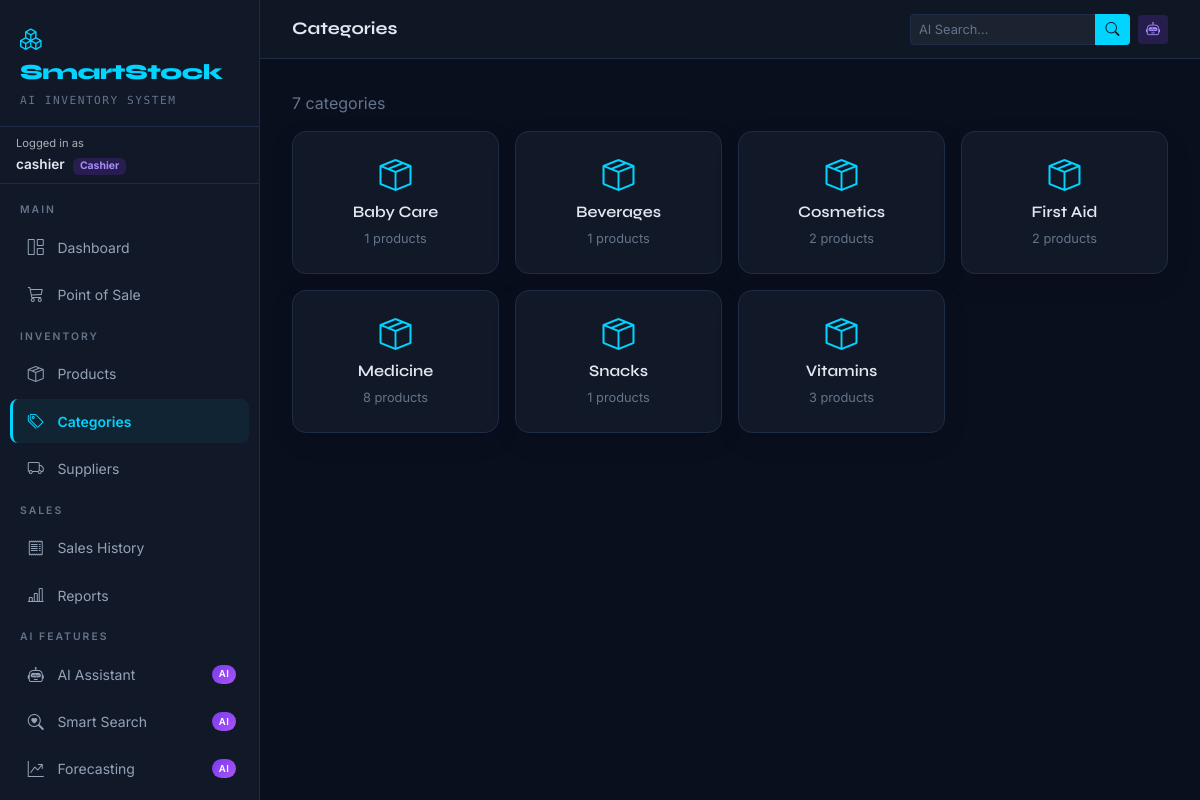
Page /categories/ (signed in) on the committed database.
### inventory/models.py (models this page shows, shortened)
class CustomUser(AbstractUser):
    ROLE_CHOICES = (
        ('Admin',   'Admin'),
        ('Manager', 'Manager'),
        ('Cashier', 'Cashier'),
    )
    role = models.CharField(max_length=20, choices=ROLE_CHOICES, default='Cashier')
    phone = models.CharField(max_length=20, blank=True)
    avatar = models.ImageField(upload_to='avatars/', null=True, blank=True)
    @property
    def is_admin(self):
        return self.role == 'Admin'
    @property
    def is_manager(self):
        return self.role in ('Admin', 'Manager')

class Category(models.Model):
    name = models.CharField(max_length=100, unique=True)
    description = models.TextField(blank=True)
    icon = models.CharField(max_length=50, default='bi-box-seam')  # Bootstrap icon class
    class Meta:
        verbose_name_plural = 'Categories'
        ordering = ['name']
    def product_count(self):
        return self.product_set.count()

### inventory/views.py (the view)
# urls.py: path('categories/', views.CategoryListView.as_view(), name='category-list'),
class CategoryListView(LoginRequiredMixin, ListView):
    model = Category
    template_name = 'inventory/category_list.html'
    context_object_name = 'categories'

### templates/inventory/category_list.html (shortened to what this page needs)
{% extends "base.html" %}
{% block page_title %}Categories{% endblock %}
{% block content %}
<div class="d-flex justify-content-between mb-3">
  <span style="color:var(--ss-muted)">{{ categories.count }} categories</span>
</div>
<div class="row g-3">
  {% for cat in categories %}
  <div class="col-md-4 col-lg-3">
    <div class="ss-card text-center">
      <i class="{{ cat.icon }} fs-2 mb-2" style="color:var(--ss-accent)"></i>
      <div style="font-family:'Syne',sans-serif;font-weight:600">{{ cat.name }}</div>
      <div style="font-size:.8rem;color:var(--ss-muted);margin:.3rem 0">
        {{ cat.product_count }} products
      </div>
    </div>
  </div>
  {% empty %}
  <div class="col-12 text-center py-5" style="color:var(--ss-muted)">
    <i class="bi bi-tags fs-1 d-block mb-2"></i>
    No categories yet.
    {% if user.is_manager %}<a href="{% url 'category-create' %}" style="color:var(--ss-accent)">Add one</a>{% endif %}
  </div>
  {% endfor %}
</div>
{% endblock %}

### templates/base.html (shortened to what this page needs)
{% load static %}
<!DOCTYPE html>
<html lang="en" data-bs-theme="dark">
<head>
  <link href="https://cdn.jsdelivr.net/npm/bootstrap@5.3.3/dist/css/bootstrap.min.css" rel="stylesheet">
  <link href="https://cdn.jsdelivr.net/npm/bootstrap-icons@1.11.3/font/bootstrap-icons.css" rel="stylesheet">
  <link rel="stylesheet" href="{% static 'css/smartstock.css' %}">
</head>
<body>
<nav id="sidebar" aria-label="Main navigation" class="{% if not user.is_authenticated %}d-none{% endif %}">
  <div class="sidebar-brand">
    <div class="brand-logo"><i class="bi bi-boxes me-2"></i>SmartStock</div>
    <div class="brand-sub mt-1">AI Inventory System</div>
  </div>
  <div class="px-3 py-2 border-bottom" style="border-color: var(--ss-border) !important;">
    <small class="text-muted d-block" style="font-size:.7rem">Logged in as</small>
    <span class="fw-600" style="font-size:.85rem">{{ user.username }}</span>
    <span class="badge ms-1" style="background:rgba(124,58,237,.2);color:#a78bfa;font-size:.65rem">
      {{ user.role }}
    </span>
  </div>
  <div class="py-2 flex-grow-1">
    <div class="nav-section-label">Main</div>
    <a href="{% url 'dashboard' %}" class="sidebar-link {% if request.resolver_match.url_name == 'dashboard' %}active{% endif %}">
      <i class="bi bi-grid-1x2"></i> Dashboard
    </a>
    <a href="{% url 'pos' %}" class="sidebar-link {% if request.resolver_match.url_name == 'pos' %}active{% endif %}">
      <i class="bi bi-cart3"></i> Point of Sale
    </a>
    <div class="nav-section-label">Inventory</div>
    <a href="{% url 'product-list' %}" class="sidebar-link">
      <i class="bi bi-box-seam"></i> Products
    </a>
    <a href="{% url 'category-list' %}" class="sidebar-link">
      <i class="bi bi-tags"></i> Categories
    </a>
    <a href="{% url 'supplier-list' %}" class="sidebar-link">
      <i class="bi bi-truck"></i> Suppliers
    </a>
    <div class="nav-section-label">Sales</div>
    <a href="{% url 'sale-list' %}" class="sidebar-link">
      <i class="bi bi-receipt"></i> Sales History
    </a>
    <a href="{% url 'reports' %}" class="sidebar-link">
      <i class="bi bi-bar-chart-line"></i> Reports
    </a>
    <div class="nav-section-label">AI Features</div>
    <a href="{% url 'ai:chatbot' %}" class="sidebar-link">
      <i class="bi bi-robot"></i> AI Assistant
      <span class="ai-badge">AI</span>
    </a>
    <a href="{% url 'ai:semantic-search' %}" class="sidebar-link">
      <i class="bi bi-search-heart"></i> Smart Search
      <span class="ai-badge">AI</span>
    </a>
    <a href="{% url 'ai:forecast-dashboard' %}" class="sidebar-link">
      <i class="bi bi-graph-up-arrow"></i> Forecasting
      <span class="ai-badge">AI</span>
    </a>
  </div>
</nav>
<div id="main-content" class="{% if not user.is_authenticated %}guest-mode{% endif %}">
  {% if user.is_authenticated %}
  <div class="topbar">
    <span class="topbar-title">{% block page_title %}Dashboard{% endblock %}</span>
    <div class="ms-auto d-flex align-items-center gap-2">
      <form action="{% url 'ai:semantic-search' %}" method="GET" class="d-flex">
        <div class="input-group input-group-sm" style="width:220px">
          <input type="text" name="q" class="form-control"
            style="background:#1e2d45;border-color:#1e2d45;color:#e2e8f0;font-size:.8rem"
            placeholder="AI Search...">
          <button class="btn" style="background:#00d4ff;color:#0a0f1e;padding:.25rem .6rem">
            <i class="bi bi-search"></i>
          </button>
        </div>
      </form>
      <a href="{% url 'ai:chatbot' %}" class="btn btn-sm" style="background:rgba(124,58,237,.2);color:#a78bfa;border:none">
        <i class="bi bi-robot"></i>
      </a>
    </div>
  </div>
  {% endif %}
  <div class="page-body">
    {% block content %}{% endblock %}
  </div>
</div>
</body>
</html>

### static/css/smartstock.css (style rules this page uses)
.form-control, .form-select { background: rgba(255,255,255,.05) !important; border-color: var(--ss-border) !important; color: var(--ss-text) !important; border-radius: 8px; font-size: .875rem; transition: border-color .15s, box-shadow .15s; }
.form-control::placeholder { color: var(--ss-muted) !important; }
.sidebar-link.active { font-weight: 600; }
.fw-600 { font-weight: 600 !important; }

### templates/base.html (style rules this page uses)
:root { --ss-bg: #0a0f1e; --ss-surface: #111827; --ss-border: #1e2d45; --ss-accent: #00d4ff; --ss-accent2: #7c3aed; --ss-success: #10b981; --ss-warning: #f59e0b; --ss-danger: #ef4444; --ss-text: #e2e8f0; --ss-muted: #64748b; --sidebar-w: 260px; }
* { box-sizing: border-box; }
body { font-family: 'Inter', sans-serif; background: var(--ss-bg); color: var(--ss-text); min-height: 100vh; }
#sidebar { position: fixed; top: 0; left: 0; width: var(--sidebar-w); height: 100vh; background: var(--ss-surface); border-right: 1px solid var(--ss-border); overflow-y: auto; z-index: 1000; display: flex; flex-direction: column; transition: transform .3s ease; }
.sidebar-brand { padding: 1.5rem 1.25rem 1rem; border-bottom: 1px solid var(--ss-border); }
.brand-logo { font-family: 'Syne', sans-serif; font-weight: 800; font-size: 1.35rem; color: var(--ss-accent); letter-spacing: -0.5px; }
.brand-sub { font-size: .7rem; color: var(--ss-muted); font-family: 'DM Mono', monospace; letter-spacing: 1.5px; text-transform: uppercase; }
.nav-section-label { padding: .6rem 1.25rem .3rem; font-size: .65rem; font-weight: 600; letter-spacing: 2px; text-transform: uppercase; color: var(--ss-muted); }
.sidebar-link { display: flex; align-items: center; gap: .75rem; margin: .15rem .65rem; padding: .65rem .8rem; color: #94a3b8; text-decoration: none; font-size: .875rem; border-radius: 8px; transition: all .15s ease; border-left: 3px solid transparent; }
.sidebar-link:hover, .sidebar-link.active { color: var(--ss-accent); background: rgba(0,212,255,.06); border-left-color: var(--ss-accent); }
.sidebar-link i { font-size: 1rem; width: 1.2rem; text-align: center; }
.ai-badge { font-size: .6rem; padding: .15rem .4rem; background: linear-gradient(135deg, var(--ss-accent2), #a855f7); border-radius: 20px; color: #fff; font-weight: 600; letter-spacing: .5px; margin-left: auto; }
#main-content { margin-left: var(--sidebar-w); min-height: 100vh; }
.topbar { background: rgba(17,24,39,.92); border-bottom: 1px solid var(--ss-border); padding: .85rem clamp(1rem, 3vw, 2rem); display: flex; align-items: center; gap: 1rem; position: sticky; top: 0; z-index: 100; backdrop-filter: blur(14px); }
.topbar-title { font-family: 'Syne', sans-serif; font-size: 1.1rem; font-weight: 700; }
.page-body { padding: clamp(1rem, 3vw, 2rem); }
.ss-card { background: var(--ss-surface); border: 1px solid var(--ss-border); border-radius: 14px; padding: 1.25rem; box-shadow: 0 8px 24px rgba(0,0,0,.12); }

### rows in the picture
CustomUser: username "cashier", role "Cashier"
Category: name "Baby Care", product_count "1"
Category: name "Beverages", product_count "1"
Category: name "Cosmetics", product_count "2"
Category: name "First Aid", product_count "2"
Category: name "Medicine", product_count "8"
Category: name "Snacks", product_count "1"
Category: name "Vitamins", product_count "3"

### other values in the picture
{{ categories.count }} "7"
